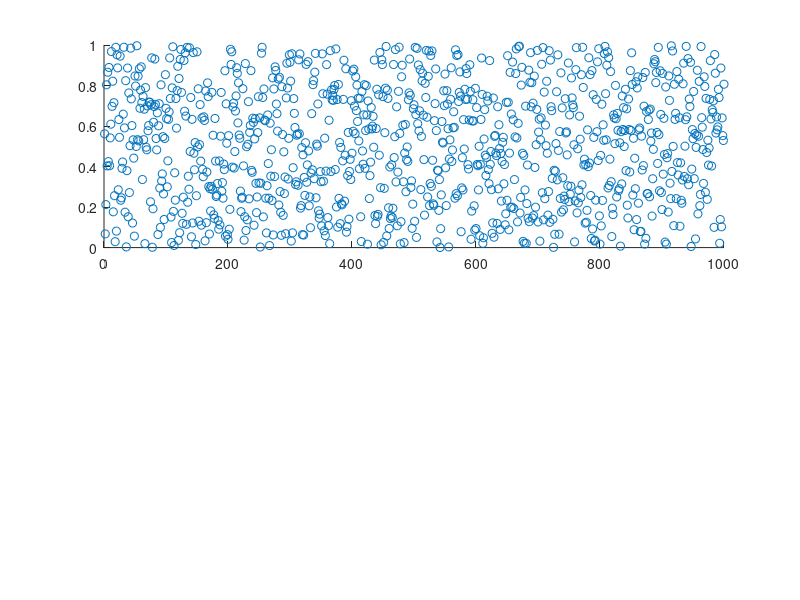

Recreate this plot in MATLAB. (Note: this script raises an error after producing the figure.)
clear all
clc

% 1. Uniform Distribution
N = 1000;
x = 1 : N;
y = rand(1, N);
figure();
subplot(2, 1, 1);
scatter(x, y);
title(num2str(N) + " random spots (UNIFORM)");
subplot(2, 1, 2);
hist(y, 20);
title("Histogram of UNIFORM in [0, 1]");
print_stats(y, "UNIFORM");

% 2. Normal Distribution
N = 1000;
MEAN_N = 10;
STD_N = 2;
y = MEAN_N + randn(1, N) * STD_N;
id_x = linspace(MEAN_N - 4*STD_N, MEAN_N + 4*STD_N, N+1);
id_y = exp(-(id_x - MEAN_N).^2 / (2*STD_N^2));
figure();
subplot(2, 1, 1);
bar(id_x, id_y);
title("Ideal normal distribution with: x_{avg} = " + num2str(MEAN_N) + " and std = " + num2str(STD_N));
subplot(2, 1, 2);
hist(y, 20);
title("Histogram of NORMAL with: x_{avg} = " + num2str(MEAN_N) + " and std = " + num2str(STD_N));
print_stats(y, "NORMAL");


% Auxiliary Functions
function MEDIAN = median(x)
    LEN = length(x);
    if mod(LEN, 2) == 1
        MEDIAN = x((LEN+1)/2);
    else
        MEDIAN = 1/2 * (x(LEN/2) + x(LEN/2+1));
    end
end

function [RANGE, MAX, MIN] = range(x)
    MAX = max(x);
    MIN = min(x);
    RANGE = MAX - MIN;
end

function AAD = aad(x, MEAN)
    AAD = mean(abs(x - MEAN));
end

function MAD = mad(x, MEAN)
    y = abs(x - MEAN);
    MAD = median(y);
end

function pretty_print(number, name)
    disp(name + " = " + num2str(number));
end

function print_stats(x, distribution)
    MEAN = mean(x);
    STD = std(x);
    VAR = var(x);
    MEDIAN = median(x);
    [RANGE, MAX, MIN] = range(x);
    AAD = aad(x, MEAN);
    MAD = mad(x, MEAN);
    display('********************************************************');
    disp("      " + distribution);
    display(' ');
    pretty_print(MIN, "Min");
    pretty_print(MAX, "Max");
    pretty_print(RANGE, "Range");
    pretty_print(MEAN, "Mean");
    pretty_print(MEDIAN, "Median");
    pretty_print(VAR, "Variance");
    pretty_print(STD, "Std");
    pretty_print(AAD, "AAD");
    pretty_print(MAD, "MAD");
    display('********************************************************');
    display(' ');
end
